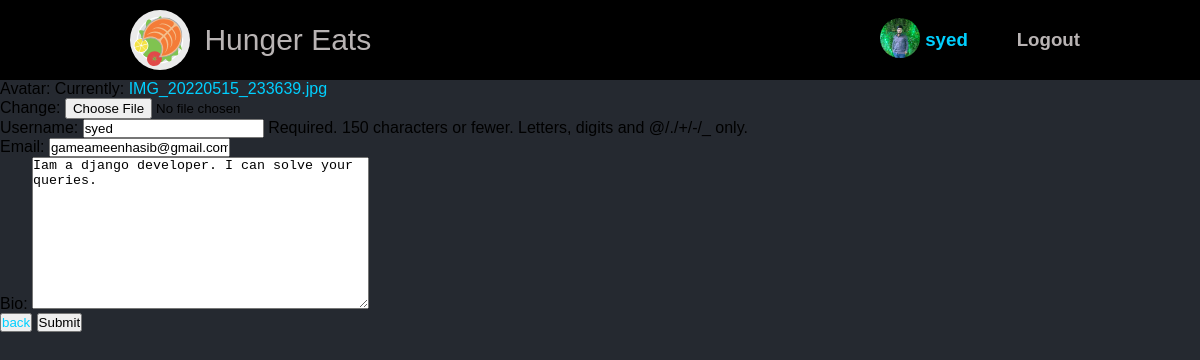
Page /update-user/ (signed in) on the committed database.
### hunger/models.py (models this page shows)
class User(AbstractUser):
    email=models.EmailField(null=True)
    bio=models.TextField(null=True)
    avatar=models.ImageField(null=True,default="avatar.svg")

### hunger/views.py (the view)
# urls.py: path('update-user/',views.updateuser,name="update-user"),
def updateuser(request):
    page="update-user"
    user=request.user
    form=UserForm(instance=user)
    if request.method == 'POST':
        form=UserForm(request.POST,request.FILES ,instance=user)
        if form.is_valid:
            form.save()
            return redirect('profile',pk=user.id)
    context={'page':page,'user':user,'form':form}
    return render(request,'hunger/account.html',context)

### hunger/shop_form.py
class UserForm(ModelForm):
    class Meta:
        model=User
        fields=['avatar','username','email','bio']

### hunger/templates/hunger/account.html (shortened to what this page needs)
{% extends 'index.html' %}
{% block content %}
{% if page == 'login' %}
      <form class="form" action="" method="POST">
        {% csrf_token %}
          <label for="room_name">Username</label>
          <input id="username" name="username" type="text" placeholder="e.g. dennis_ivy" />
          <br>
          <label for="password">Password</label>
          <input
            id="password"
            name="password"
            type="password" />
            <br>
            <button><a href="{% url 'home' %}"> back</a></button>
            <input type="submit"  />
            <br>
      </form>
        <p>Haven't signed up yet?</p>
        <a href="{% url 'register' %}"> Sign Up</a>
{% elif page == "update-user" %}
<form action="" method="POST" enctype="multipart/form-data" >
  {% csrf_token %} {{form.as_p}}
  <button><a href="{% url 'home' %}"> back</a></button>
  <input type="submit" />
  </form>
{% endif %}
{% endblock %}

### templates/nav.html (shortened to what this page needs)
{% block content %} {% load static %}
 <div id="for-navbar">
  <div id="heading">
    <div id="h11">
      <a href="{% url 'home' %}">
        <div id="headingsvg">
          <div id="svg_1">
          </div>
          <div id="headingtext">Hunger Eats</div>
        </div>
      </a>
    </div>
    <div>
      <h3>
        <div id="heading2">
          {% if request.user.is_authenticated %}
          <div>
            <div id="heading3">
              <div>
                <img
                  id="profilephoto"
                  src="{{request.user.avatar.url}}"
                  alt=""
                />
              </div>
              <div>
                <a href="{% url 'profile' request.user.id %}">
                  {{request.user}}
                </a>
              </div>
            </div>
          </div>
          <div id="logout1">
            <a href="{% url 'logout' %}">Logout</a>
          </div>
        </div>
        {% endif %}
      </h3>
    </div>
  </div>
</div>
{% endblock %}

### static/css/home.css (style rules this page uses)
#profilephoto { width: 40px; height: 40px; border-radius: 20px; background-size: cover; }

### static/css/base.css (style rules this page uses)
* { box-sizing: border-box; margin: 0; padding: 0; color: rgb(0, 0, 0); }
body { background-color: rgb(37, 41, 48); font-family: "Gill Sans", "Gill Sans MT", Calibri, "Trebuchet MS", sans-serif; }
a { text-decoration: none; color: rgb(0, 208, 255); }
#for-navbar { background-color: rgb(0, 0, 0); width: 100% ; height: 80px; display: flex; justify-content: center; }
#heading { width: 80%; height: 80px; display: grid; grid-template-columns: 2fr 0.5fr; }
#headingsvg { height: 80px; display: grid; grid-template-columns: 0.25fr 2fr; }
#svg_1 { padding: 10px; height: 80px; }
#headingtext { height: 80px; display: flex; align-items: center; color: rgb(185, 180, 180); font-size: 30px; font-family: 'Gill Sans', 'Gill Sans MT', Calibri, 'Trebuchet MS', sans-serif; }
#heading2 { width: 200px; height: 80px; display: flex; justify-content: space-between; align-items: center; }
#heading3 { height: 40px; display: flex; align-items: center; }
#logout1 a { color: rgb(185, 180, 180); }

### rows in the picture
User: user.avatar (picture), user "syed", username "syed", email "gameameenhasib@gmail.com", bio "Iam a django developer. I can solve your queries."
